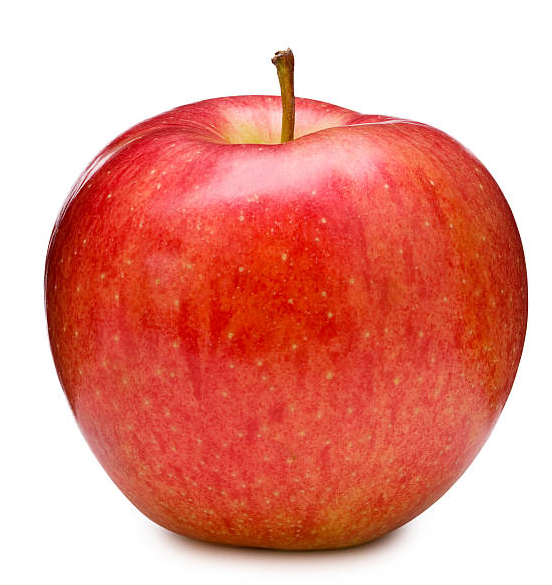
#> input picture RPi/images/apple.PNG, 552 x 585 px
$ python -i DrawModule.py   (imports and definitions only)
#> lines starting #> are read from the running program, lines starting #| are printed output that depends on the picture; after the words box and inside, x2 and y2 are one past the last pixel; in counts of white or black regions, pixels touching at a corner belong together
#> further down, picture is the input picture: shape (585, 552, 3); mean B, G, R 141.6, 153, 230.8
#DRAWING FUNCTIONS
import GeometryModule as GM
import imutils
import cv2 as cv
import numpy as np
import math
from imutils.object_detection import non_max_suppression

# [54 lines left out: functions drawContours, drawContoursCentroids, drawContoursInfo, drawBoundingBoxes, drawMinAreaRectangles, drawCannyOverImage, not called in this run]

def drawAutoCannyOverImage(image):
    edges = imutils.auto_canny(image)
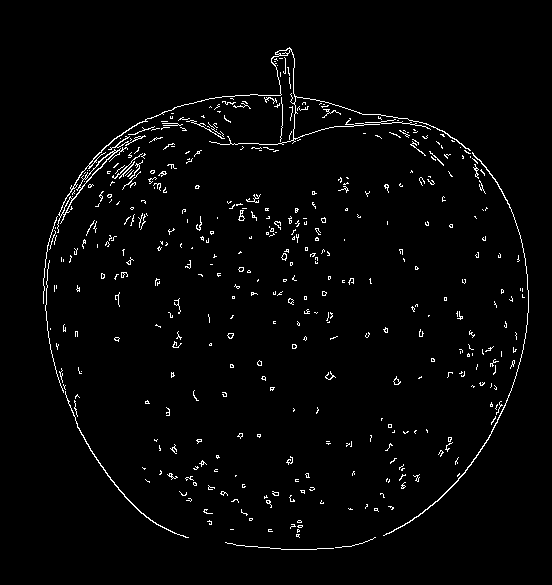
#> edges: shape (585, 552); 2.3% white in thin lines or dots, all inside (x1, y1, x2, y2) = (43, 47, 529, 550)
    kernel = np.ones((5, 5), np.uint8)
    edges = cv.dilate(edges, kernel = kernel, iterations = 2)
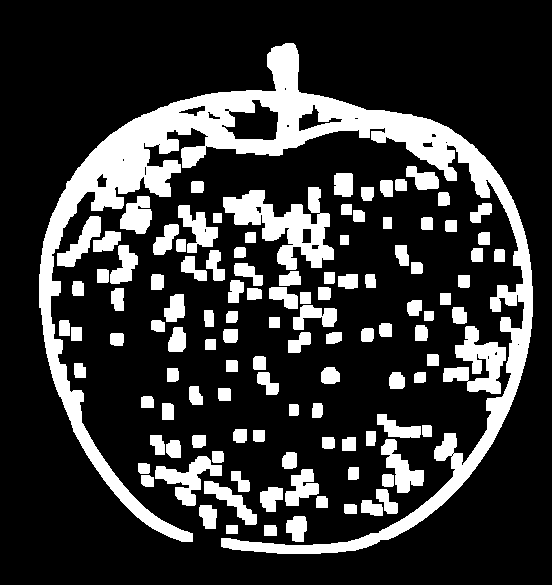
#> edges: shape (585, 552); 21.4% white; 115 white regions, largest, box (x1, y1, x2, y2) and area: (39, 43, 533, 554) 33969, (223, 187, 334, 270) 4097, (443, 326, 506, 394) 2153
    bgr = cv.cvtColor(edges, cv.COLOR_GRAY2BGR)
    bgr *= np.array((0,1,0),np.uint8)
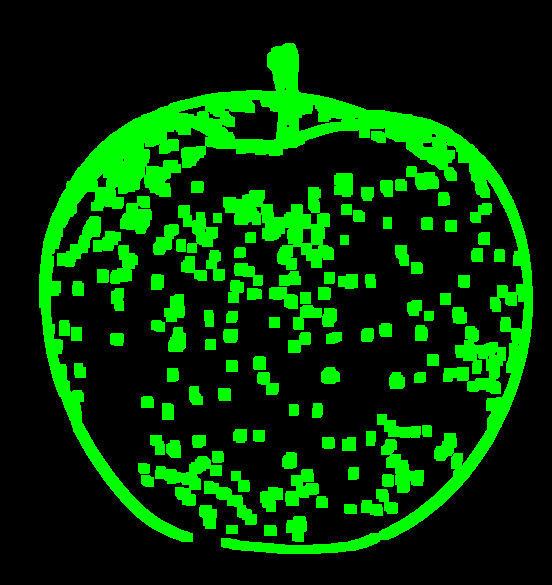
#> bgr: shape (585, 552, 3); mean B, G, R 0, 54.6, 0
    image = np.bitwise_or(image, bgr)
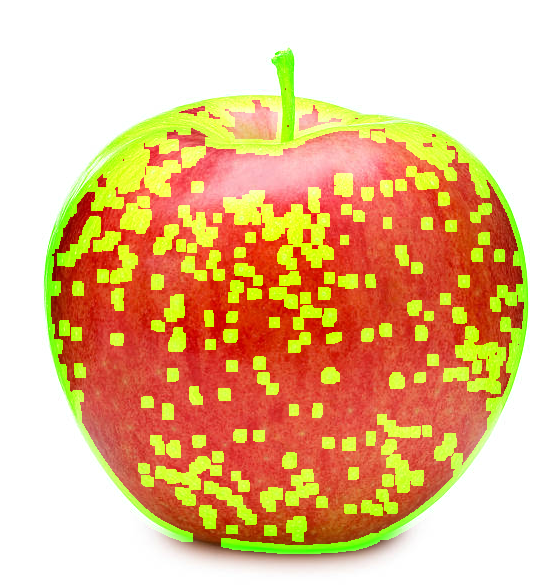
#> image: shape (585, 552, 3); mean B, G, R 141.6, 187.7, 230.8
    return image

# [116 lines left out: functions drawDistance, drawSegmentMinDistance, drawDetectedHoughLines, drawDetectedProbabilisticHoughLines, drawSegmentDetectorLines, drawMultipleTemplateMatch and 4 more, not called in this run]

>>> import cv2
>>> picture = cv2.imread('images/apple.PNG')
>>> result = drawAutoCannyOverImage(picture)

$ run again, on RPi/images/heart_template.PNG
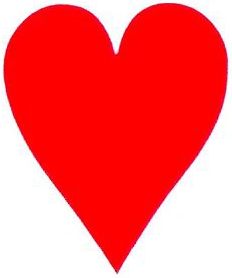
#> input picture RPi/images/heart_template.PNG, 232 x 278 px
#> picture is the input picture: shape (278, 232, 3); mean B, G, R 103.4, 102, 252.3
#> in drawAutoCannyOverImage, `edges = imutils.auto_canny(image)`:
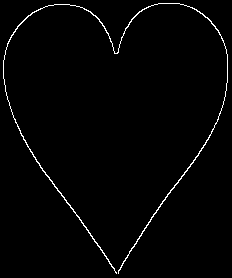
#> edges: shape (278, 232); 1.6% white in thin lines or dots
#> in drawAutoCannyOverImage, `image = np.bitwise_or(image, bgr)`:
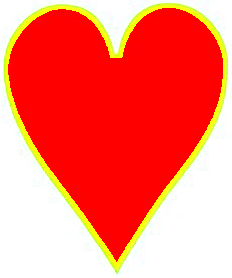
#> image: shape (278, 232, 3); mean B, G, R 103.4, 120.8, 252.3
